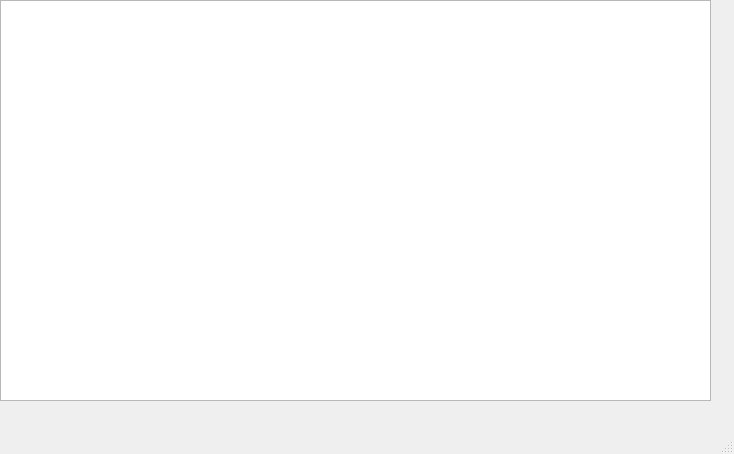
<?xml version="1.0" encoding="UTF-8"?>
<ui version="4.0">
 <class>MainWindow</class>
 <widget class="QMainWindow" name="MainWindow">
  <property name="geometry">
   <rect>
    <x>0</x>
    <y>0</y>
    <width>734</width>
    <height>454</height>
   </rect>
  </property>
  <property name="windowTitle">
   <string>MainWindow</string>
  </property>
  <widget class="QWidget" name="centralwidget">
   <widget class="QGraphicsView" name="graphicsView">
    <property name="geometry">
     <rect>
      <x>0</x>
      <y>0</y>
      <width>711</width>
      <height>401</height>
     </rect>
    </property>
   </widget>
  </widget>
  <widget class="QMenuBar" name="menubar">
   <property name="geometry">
    <rect>
     <x>0</x>
     <y>0</y>
     <width>734</width>
     <height>20</height>
    </rect>
   </property>
  </widget>
  <widget class="QStatusBar" name="statusbar"/>
 </widget>
 <resources/>
 <connections/>
</ui>
